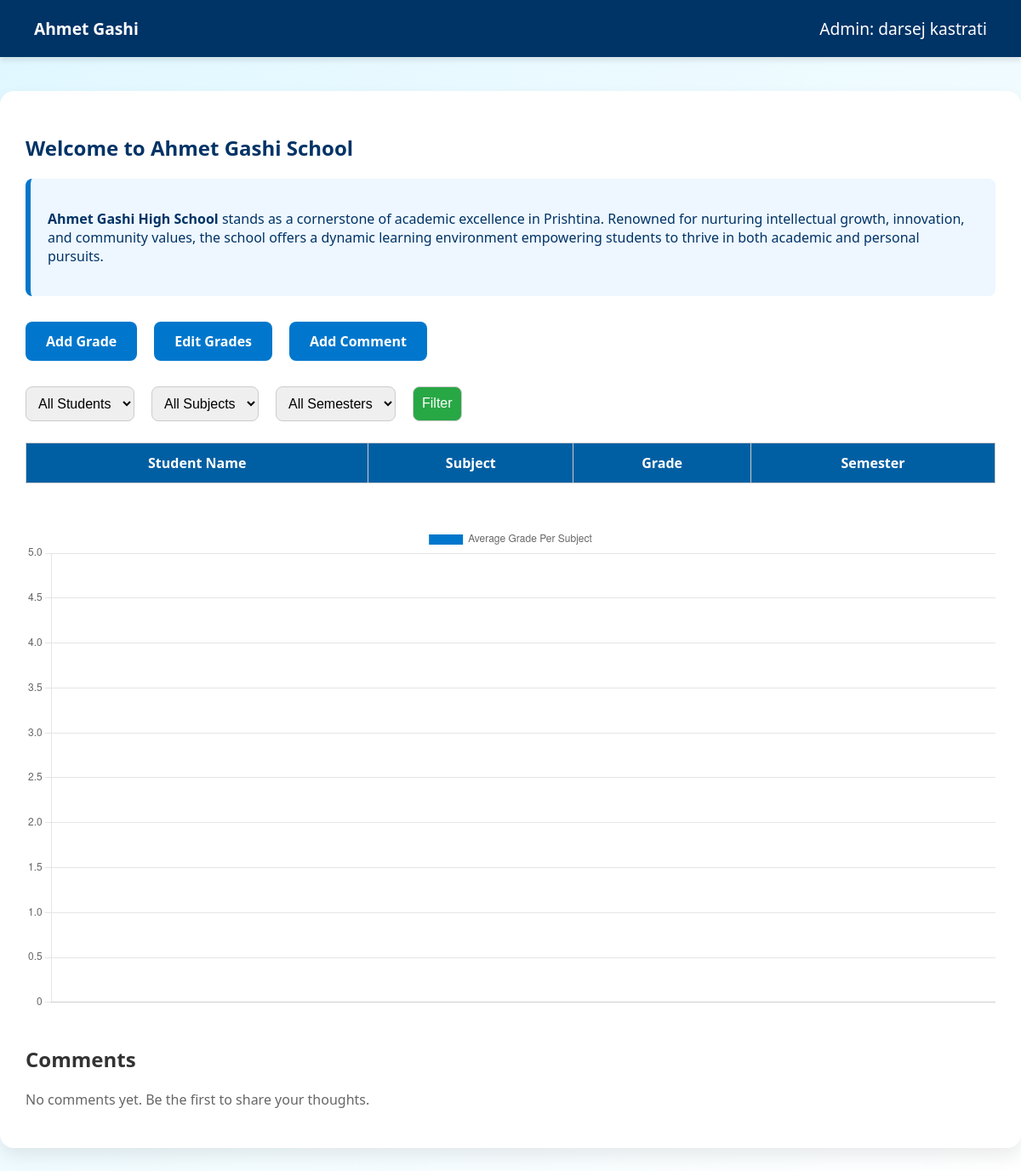
/ahmetgashi.php (signed in), run on an earlier commit of the app's database.
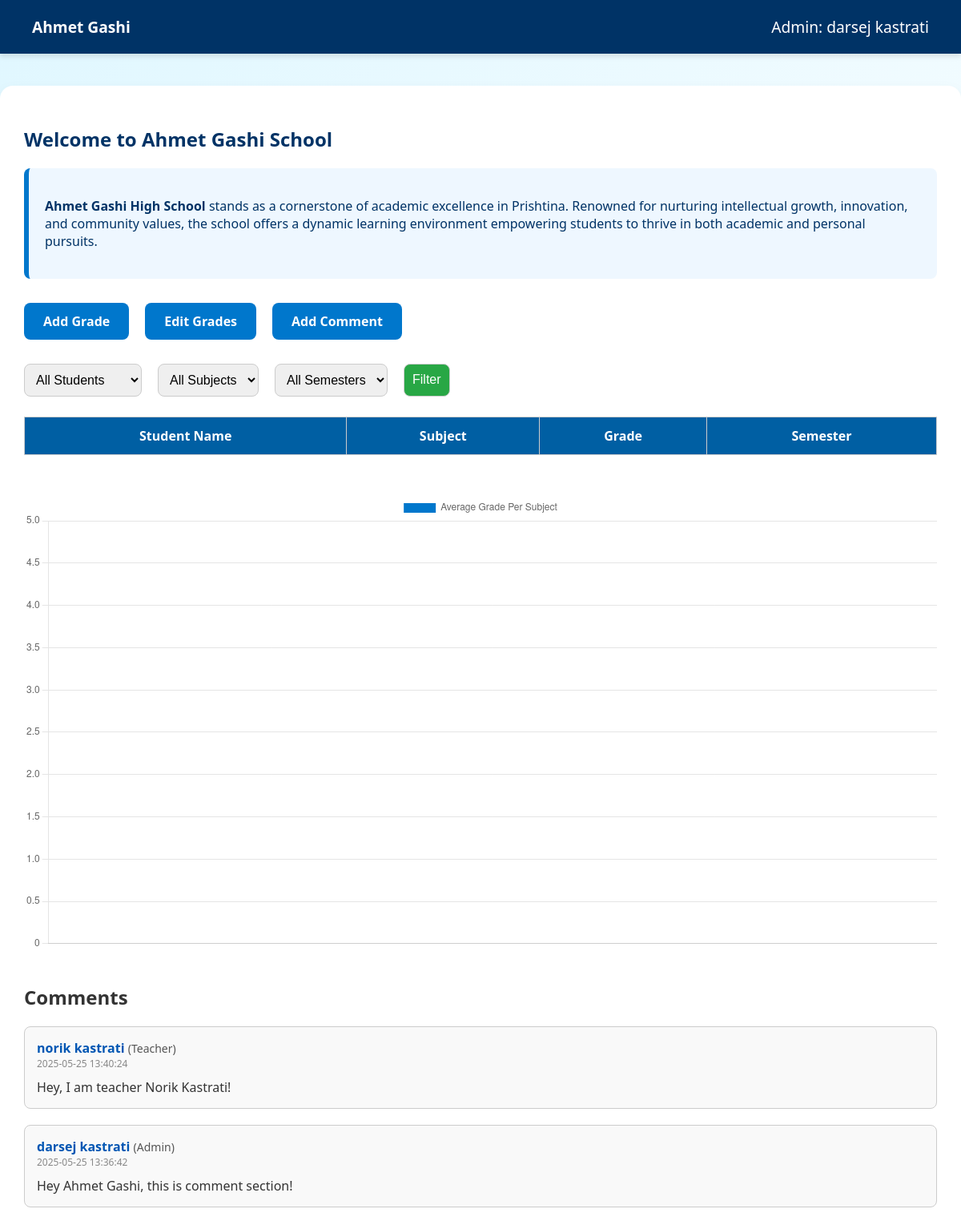
And on a later commit of the database.
### tables this page shows
CREATE TABLE `users` (
  `id` int(5) NOT NULL,
  `name` varchar(255) NOT NULL,
  `surname` varchar(255) NOT NULL,
  `email` varchar(255) NOT NULL,
  `password` varchar(255) NOT NULL,
  `confrim_password` varchar(255) NOT NULL,
  `school` varchar(255) NOT NULL,
  `isstudent` varchar(255) NOT NULL,
  `isteacher` varchar(255) NOT NULL,
  `isadmin` varchar(255) NOT NULL
);

CREATE TABLE `comments` (
  `id` int(11) NOT NULL,
  `user_id` int(11) DEFAULT NULL,
  `role` varchar(10) DEFAULT NULL,
  `name` varchar(255) DEFAULT NULL,
  `comment` text DEFAULT NULL,
  `school` varchar(50) DEFAULT NULL,
  `created_at` timestamp NOT NULL DEFAULT current_timestamp(),
  `timestamp` timestamp NOT NULL DEFAULT current_timestamp()
);

### ahmetgashi.php (the view, shortened to what this page needs)
<?php
require 'config.php';
$userId = $_SESSION['id'];
$stmt = $conn->prepare("SELECT * FROM users WHERE id = ?");
$stmt->execute([$userId]);
$user = $stmt->fetch(PDO::FETCH_ASSOC);
$isStudent = strtolower($user['isstudent']) === 'true';
$isTeacher = strtolower($user['isteacher']) === 'true';
$isAdmin = strtolower($user['isadmin']) === 'true';
$averageData = [];
?>
<!DOCTYPE html>
<html lang="en">
<head>
</head>
<body>
    <div class="navbar">
        <div><strong>Ahmet Gashi</strong></div>
        <div>
            <?php
                if ($isStudent) echo "Student: {$user['name']} {$user['surname']}";
                elseif ($isTeacher) echo "Teacher: {$user['name']} {$user['surname']}";
                elseif ($isAdmin) echo "Admin: {$user['name']} {$user['surname']}";
            ?>
        </div>
    </div>
    <div class="container">
        <h2>Welcome to Ahmet Gashi School</h2>
        <div class="school-history">
            <p><strong>Ahmet Gashi High School</strong> stands as a cornerstone of academic excellence in Prishtina. Renowned for nurturing intellectual growth, innovation, and community values, the school offers a dynamic learning environment empowering students to thrive in both academic and personal pursuits.</p>
        </div>
        <div class="button-bar">
            <?php if ($isTeacher || $isAdmin): ?>
                <a href="ahmetgashi_addGrade.php">Add Grade</a>
                <a href="ahmetgashi_editGrades.php">Edit Grades</a>
                <a href="ahmetgashi_addComment.php">Add Comment</a>
            <?php endif; ?>
        </div>
        <form method="GET" class="filters">
            <?php if (!$isStudent): ?>
                <select name="student_id">
                    <option value="">All Students</option>
                </select>
            <?php endif; ?>
            <select name="subject">
                <option value="">All Subjects</option>
            </select>
            <select name="semester">
                <option value="">All Semesters</option>
            </select>
            <input type="submit" value="Filter">
        </form>
        <table>
            <thead>
                <tr>
                    <th>Student Name</th>
                    <th>Subject</th>
                    <th>Grade</th>
                    <th>Semester</th>
                </tr>
            </thead>
        </table>
        <canvas id="gradeChart" width="800" height="400"></canvas>
        <script>
            const ctx = document.getElementById('gradeChart').getContext('2d');
            const chartData = {
                labels: <?= json_encode(array_keys($averageData)) ?>,
                datasets: [{
                    label: '<?= $isStudent ? "Your Average Grade" : "Average Grade Per Subject" ?>',
                    data: <?= json_encode(array_values($averageData)) ?>,
                    backgroundColor: '#0077cc',
                    borderRadius: 10
                }]
            };
            new Chart(ctx, {
                type: 'bar',
                data: chartData,
                options: {
                    scales: {
                        y: {
                            beginAtZero: true,
                            max: 5
                        }
                    }
                }
            });
        </script>
         <div class="comment-section" style="margin-top: 40px;">
  <h2 style="font-size: 24px; color: #333;">Comments</h2>
  <?php
  $stmt = $conn->prepare("SELECT * FROM comments WHERE school = 'ahmetgashi' ORDER BY created_at DESC");
  $stmt->execute();
  $comments = $stmt->fetchAll(PDO::FETCH_ASSOC);
  if ($comments && count($comments) > 0):
      foreach ($comments as $comment):
  ?>
      <div class="comment-card" style="border: 1px solid #ccc; padding: 15px; margin-bottom: 20px; border-radius: 8px; background-color: #f9f9f9;">
        <div class="comment-header" style="margin-bottom: 10px;">
          <strong style="color: #0056b3;"><?php echo htmlspecialchars($comment['name']); ?></strong>
          <span style="font-size: 14px; color: #555;">(<?php echo htmlspecialchars(ucfirst($comment['role'])); ?>)</span>
          <div style="font-size: 12px; color: #888;"><?php echo htmlspecialchars($comment['created_at']); ?></div>
        </div>
        <div class="comment-body" style="font-size: 16px; color: #333;">
          <?php echo nl2br(htmlspecialchars($comment['comment'])); ?>
        </div>
      </div>
  <?php
      endforeach;
  else:
      echo "<p style='color: #666;'>No comments yet. Be the first to share your thoughts.</p>";
  endif;
  ?>
</div>
    </div>
</body>
</html>

### ahmetgashi.php (style rules this page uses)
body { margin: 0; font-family: 'Segoe UI', Tahoma, Geneva, Verdana, sans-serif; background: linear-gradient(to bottom right, #e0f7ff, #ffffff); color: #003366; }
.navbar { background-color: #003366; padding: 20px 40px; color: white; display: flex; justify-content: space-between; align-items: center; font-size: 1.2rem; box-shadow: 0 4px 6px rgba(0,0,0,0.1); }
.container { max-width: 1200px; margin: 40px auto; padding: 30px; background-color: #ffffff; border-radius: 16px; box-shadow: 0 10px 20px rgba(0,0,0,0.08); }
h2, h3 { color: #003366; }
.button-bar { display: flex; gap: 20px; margin: 30px 0; }
.button-bar a { background-color: #0077cc; color: white; padding: 12px 24px; border-radius: 8px; text-decoration: none; font-weight: bold; transition: background 0.3s ease; }
.filters { display: flex; gap: 20px; flex-wrap: wrap; margin-bottom: 25px; }
select, input[type=submit] { padding: 10px; border-radius: 8px; border: 1px solid #ccc; font-size: 1rem; }
input[type=submit] { background-color: #28a745; color: white; cursor: pointer; }
table { width: 100%; border-collapse: collapse; margin-top: 20px; }
th, td { border: 1px solid #ccc; padding: 12px; text-align: center; }
th { background-color: #005fa3; color: white; }
.school-history { background-color: #eef7ff; padding: 20px; border-left: 6px solid #0077cc; border-radius: 8px; margin-bottom: 30px; }
#gradeChart { margin-top: 50px; }
.comment-card { background: #f5faff; border-left: 4px solid #0077cc; padding: 15px 20px; margin-bottom: 20px; border-radius: 8px; }

What changed in the data, as far as the page shows it:
added comments: name "norik kastrati", role "Teacher", created_at "2025-05-25 13:40:24", comment "Hey, I am teacher Norik Kastrati!"
added comments: name "darsej kastrati", role "Admin", created_at "2025-05-25 13:36:42", comment "Hey Ahmet Gashi, this is comment section!"
Also different on the page:
text no longer shown: "No comments yet. Be the first to share your thoughts."
